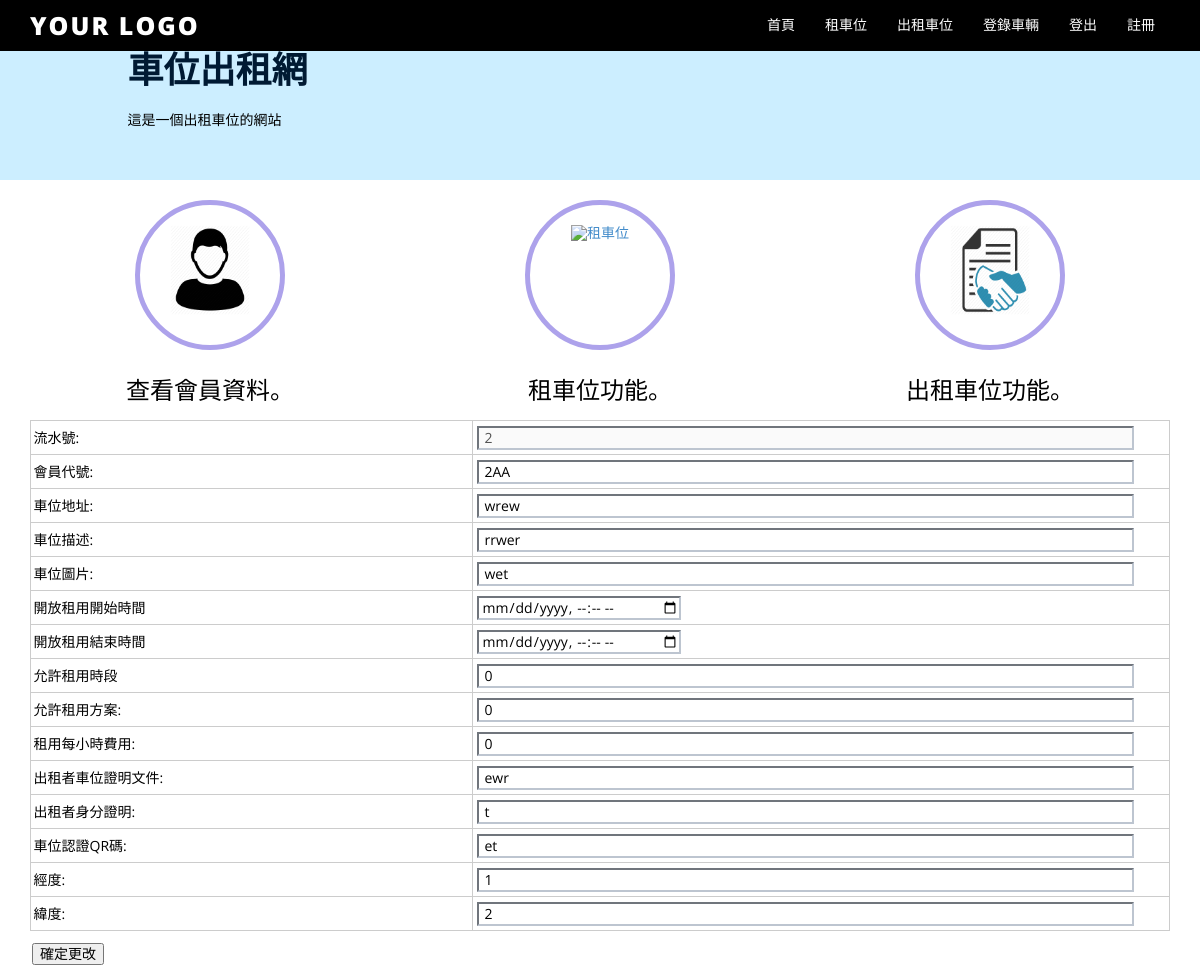
The page /updateParking.php?no=2 (signed in) on the database its author committed.
### tables this page shows
CREATE TABLE `parking` (
  `no` int(11) NOT NULL,
  `id` varchar(20) NOT NULL,
  `address` varchar(100) NOT NULL,
  `description` varchar(300) NOT NULL,
  `picture` varchar(300) NOT NULL,
  `startDate` date NOT NULL,
  `endDate` date NOT NULL,
  `startTime` time NOT NULL,
  `endTime` time NOT NULL,
  `session` int(11) NOT NULL,
  `caseNo` int(11) NOT NULL,
  `price` int(11) NOT NULL,
  `parkingDoc` varchar(300) NOT NULL,
  `userDoc` varchar(300) NOT NULL,
  `QRCode` varchar(100) NOT NULL,
  `longitude` int(11) NOT NULL,
  `latitude` int(11) NOT NULL
);

### updateParking.php (the view, shortened to what this page needs)
<?php
include("./header.php");
?>
<!DOCTYPE html>
<html>
<head>
<body>
<?php
$no = $_GET["no"];
$setSQL = "SELECT * FROM `parking` WHERE `no`='" . $no . "'";
$result = mysql_query($setSQL);
$row = mysql_fetch_assoc($result);
?>
<form action="updateParkingEnter.php" method="post">
<table border="1">
	<tr>
		<td>流水號:</td>
		<td>
			<input type="text" name="no" value="<?php echo $row["no"] ?>" disabled/>
		</td>
	</tr>
		<td>會員代號:</td>
		<td>
			<input type="text" name="id" value="<?php echo $row["id"] ?>"/>
		</td>
	<tr>
		<td>車位地址:</td>
		<td>
			<input type="text" name="address" value="<?php echo $row["address"] ?>"/>
		</td>
	</tr>
	<tr>
		<td>車位描述:</td>
		<td>
			<input type="text" name="description" value="<?php echo $row["description"] ?>"/>
		</td>
	</tr>
	<tr>
		<td>車位圖片:</td>
		<td>
			<input type="text" name="picture" value="<?php echo $row["picture"] ?>"/>
		</td>
	</tr>
	<tr>
	<tr>
		<td>開放租用開始時間</td>
		<td>
			<input type="datetime-local" name="startTime" value="<?php echo $row["startTime"] ?>"/>
		</td>
	</tr>
	<tr>
		<td>開放租用結束時間</td>
		<td>
			<input type="datetime-local" name="endTime" value="<?php echo $row["endTime"] ?>"/>
		</td>
	</tr>
	<tr>
		<td>允許租用時段</td>
		<td>
			<input type="text" name="session" value="<?php echo $row["session"] ?>"/>
		</td>
	</tr>
	<tr>
		<td>允許租用方案:	</td>
		<td>
			<input type="text" name="caseNo" value="<?php echo $row["caseNo"] ?>"/>
		</td>
	</tr>
	<tr>
		<td>租用每小時費用:</td>
		<td>
			<input type="text" name="price" value="<?php echo $row["price"] ?>"/>
		</td>
	</tr>
	<tr>
		<td>出租者車位證明文件:</td>
		<td>
			<input type="text" name="parkingDoc" value="<?php echo $row["parkingDoc"] ?>"/>
		</td>
	</tr>
	<tr>
		<td>出租者身分證明:</td>
		<td>
			<input type="text" name="userDoc" value="<?php echo $row["userDoc"] ?>"/>
		</td>
	</tr>
	<tr>
		<td>車位認證QR碼:</td>
		<td>
			<input type="text" name="QRCode" value="<?php echo $row["QRCode"] ?>"/>
		</td>
	</tr>
	<tr>
		<td>經度:</td>
		<td>
			<input type="text" name="longitude" value="<?php echo $row["longitude"] ?>"/>
		</td>
	</tr>
	<tr>
		<td>緯度:</td>
		<td>
			<input type="text" name="latitude" value="<?php echo $row["latitude"] ?>"/>
		</td>
	</tr>
</table>
<button type="submit">確定更改</button>
</form>
</body>

### rows shown on the page
parking: no "2", id "2AA", address "wrew", description "rrwer", picture "wet", session "0", caseNo "0", price "0", parkingDoc "ewr", userDoc "t", QRCode "et", longitude "1", latitude "2"
